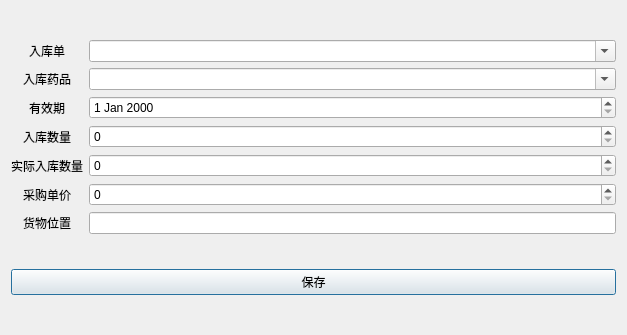
<?xml version="1.0" encoding="UTF-8"?>
<ui version="4.0">
 <class>DrugEntryDialog</class>
 <widget class="QDialog" name="DrugEntryDialog">
  <property name="geometry">
   <rect>
    <x>0</x>
    <y>0</y>
    <width>627</width>
    <height>335</height>
   </rect>
  </property>
  <property name="windowTitle">
   <string>药品录入</string>
  </property>
  <layout class="QGridLayout" name="gridLayout_2">
   <item row="1" column="0">
    <widget class="QPushButton" name="drug_entry_save_btn">
     <property name="text">
      <string>保存</string>
     </property>
    </widget>
   </item>
   <item row="0" column="0">
    <layout class="QGridLayout" name="gridLayout">
     <item row="9" column="1">
      <widget class="QLineEdit" name="location_line_edit"/>
     </item>
     <item row="1" column="1">
      <widget class="QComboBox" name="stock_drug_combox">
       <property name="editable">
        <bool>true</bool>
       </property>
      </widget>
     </item>
     <item row="7" column="0">
      <widget class="QLabel" name="label_9">
       <property name="text">
        <string>采购单价</string>
       </property>
       <property name="alignment">
        <set>Qt::AlignmentFlag::AlignCenter</set>
       </property>
      </widget>
     </item>
     <item row="2" column="1">
      <widget class="QDateEdit" name="expiration_date_edit"/>
     </item>
     <item row="9" column="0">
      <widget class="QLabel" name="label_12">
       <property name="text">
        <string>货物位置</string>
       </property>
       <property name="alignment">
        <set>Qt::AlignmentFlag::AlignCenter</set>
       </property>
      </widget>
     </item>
     <item row="5" column="0">
      <widget class="QLabel" name="label_11">
       <property name="text">
        <string>实际入库数量</string>
       </property>
       <property name="alignment">
        <set>Qt::AlignmentFlag::AlignCenter</set>
       </property>
      </widget>
     </item>
     <item row="1" column="0">
      <widget class="QLabel" name="label">
       <property name="text">
        <string>入库药品</string>
       </property>
       <property name="alignment">
        <set>Qt::AlignmentFlag::AlignCenter</set>
       </property>
      </widget>
     </item>
     <item row="0" column="0">
      <widget class="QLabel" name="label_2">
       <property name="text">
        <string>入库单</string>
       </property>
       <property name="alignment">
        <set>Qt::AlignmentFlag::AlignCenter</set>
       </property>
      </widget>
     </item>
     <item row="3" column="0">
      <widget class="QLabel" name="label_19">
       <property name="text">
        <string>入库数量</string>
       </property>
       <property name="alignment">
        <set>Qt::AlignmentFlag::AlignCenter</set>
       </property>
      </widget>
     </item>
     <item row="2" column="0">
      <widget class="QLabel" name="label_3">
       <property name="text">
        <string>有效期</string>
       </property>
       <property name="alignment">
        <set>Qt::AlignmentFlag::AlignCenter</set>
       </property>
      </widget>
     </item>
     <item row="3" column="1">
      <widget class="QSpinBox" name="incoming_quantity_spin_box">
       <property name="alignment">
        <set>Qt::AlignmentFlag::AlignJustify|Qt::AlignmentFlag::AlignVCenter</set>
       </property>
       <property name="maximum">
        <number>99999</number>
       </property>
      </widget>
     </item>
     <item row="5" column="1">
      <widget class="QSpinBox" name="actual_incoming_quantity_spin_box"/>
     </item>
     <item row="0" column="1">
      <widget class="QComboBox" name="in_id_combox">
       <property name="editable">
        <bool>true</bool>
       </property>
      </widget>
     </item>
     <item row="7" column="1">
      <widget class="QSpinBox" name="purchase_unit_price_spin_box"/>
     </item>
    </layout>
   </item>
  </layout>
 </widget>
 <resources/>
 <connections/>
</ui>
